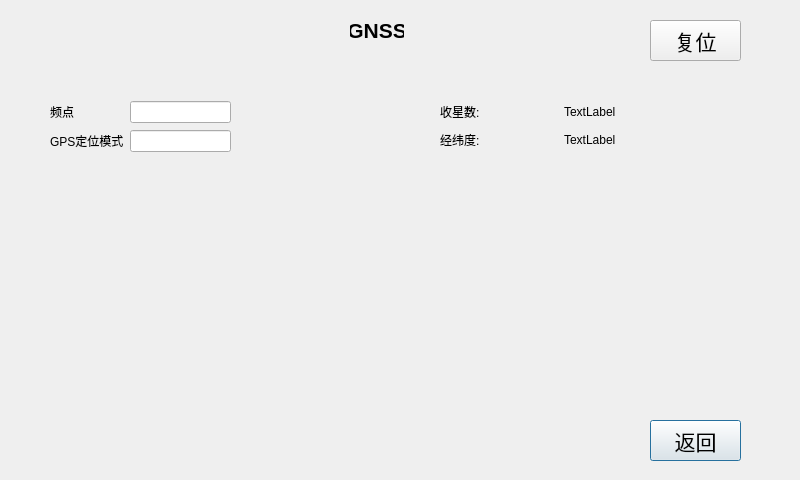
<?xml version="1.0" encoding="UTF-8"?>
<ui version="4.0">
 <class>setGNSS</class>
 <widget class="QDialog" name="setGNSS">
  <property name="geometry">
   <rect>
    <x>0</x>
    <y>0</y>
    <width>800</width>
    <height>480</height>
   </rect>
  </property>
  <property name="windowTitle">
   <string>Dialog</string>
  </property>
  <widget class="QPushButton" name="pushButton_0">
   <property name="geometry">
    <rect>
     <x>650</x>
     <y>420</y>
     <width>91</width>
     <height>41</height>
    </rect>
   </property>
   <property name="font">
    <font>
     <pointsize>16</pointsize>
    </font>
   </property>
   <property name="text">
    <string>返回</string>
   </property>
  </widget>
  <widget class="QPushButton" name="pushButton_1">
   <property name="geometry">
    <rect>
     <x>650</x>
     <y>20</y>
     <width>91</width>
     <height>41</height>
    </rect>
   </property>
   <property name="font">
    <font>
     <pointsize>16</pointsize>
    </font>
   </property>
   <property name="text">
    <string>复位</string>
   </property>
  </widget>
  <widget class="QLabel" name="label">
   <property name="geometry">
    <rect>
     <x>350</x>
     <y>20</y>
     <width>54</width>
     <height>21</height>
    </rect>
   </property>
   <property name="font">
    <font>
     <pointsize>16</pointsize>
     <weight>75</weight>
     <bold>true</bold>
    </font>
   </property>
   <property name="text">
    <string>GNSS</string>
   </property>
   <property name="alignment">
    <set>Qt::AlignCenter</set>
   </property>
  </widget>
  <widget class="QWidget" name="layoutWidget">
   <property name="geometry">
    <rect>
     <x>50</x>
     <y>100</y>
     <width>181</width>
     <height>54</height>
    </rect>
   </property>
   <layout class="QGridLayout" name="gridLayout">
    <item row="0" column="0">
     <widget class="QLabel" name="label_2">
      <property name="text">
       <string>频点</string>
      </property>
     </widget>
    </item>
    <item row="0" column="1">
     <widget class="QLineEdit" name="lineEdit"/>
    </item>
    <item row="1" column="0">
     <widget class="QLabel" name="label_3">
      <property name="text">
       <string>GPS定位模式</string>
      </property>
     </widget>
    </item>
    <item row="1" column="1">
     <widget class="QLineEdit" name="lineEdit_2"/>
    </item>
   </layout>
  </widget>
  <widget class="QWidget" name="layoutWidget">
   <property name="geometry">
    <rect>
     <x>440</x>
     <y>100</y>
     <width>241</width>
     <height>51</height>
    </rect>
   </property>
   <layout class="QGridLayout" name="gridLayout_2">
    <item row="0" column="0">
     <widget class="QLabel" name="label_4">
      <property name="text">
       <string>收星数:</string>
      </property>
     </widget>
    </item>
    <item row="0" column="1">
     <widget class="QLabel" name="label_6">
      <property name="text">
       <string>TextLabel</string>
      </property>
     </widget>
    </item>
    <item row="1" column="0">
     <widget class="QLabel" name="label_5">
      <property name="text">
       <string>经纬度:</string>
      </property>
     </widget>
    </item>
    <item row="1" column="1">
     <widget class="QLabel" name="label_7">
      <property name="text">
       <string>TextLabel</string>
      </property>
     </widget>
    </item>
   </layout>
  </widget>
 </widget>
 <resources/>
 <connections/>
</ui>
